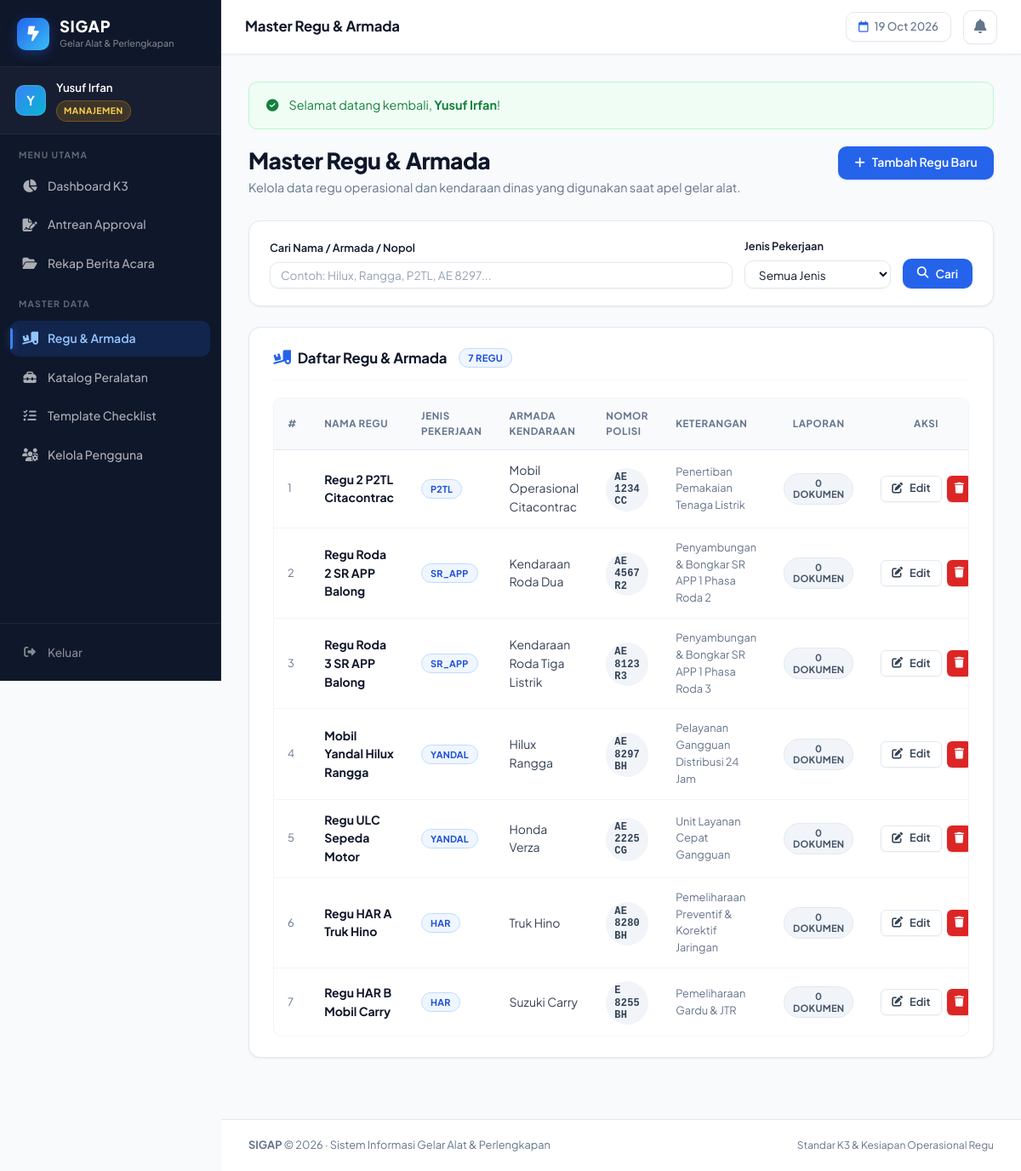
The app's page /master/regu/index.php (signed in), older data.
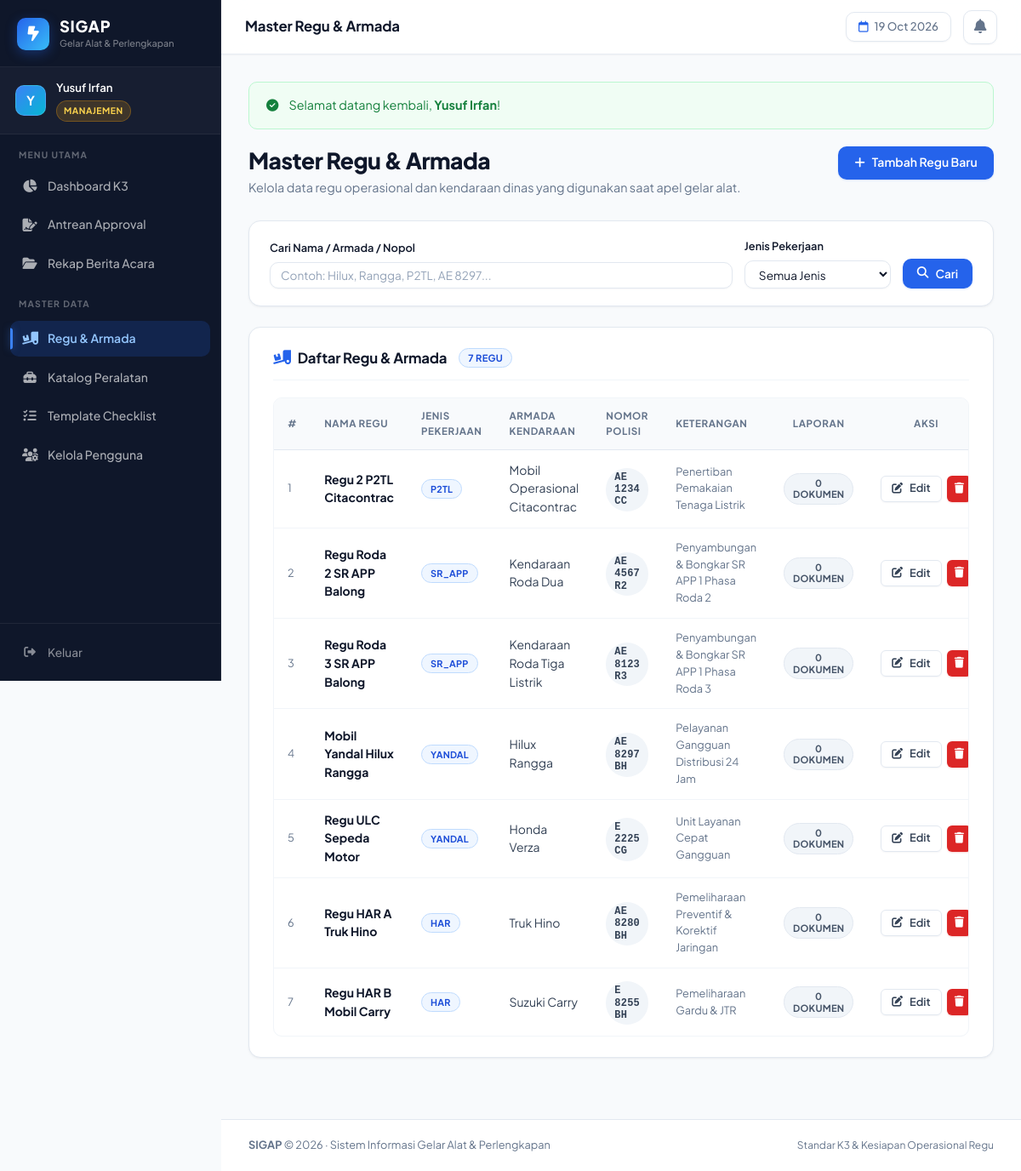
The same page, newer data.
### tables this page shows
CREATE TABLE IF NOT EXISTS regu (
    id               INT          AUTO_INCREMENT PRIMARY KEY,
    nama_regu        VARCHAR(100) NOT NULL,
    jenis_pekerjaan  ENUM('p2tl', 'sr_app', 'yandal', 'har') NOT NULL,
    regu_tipe        VARCHAR(50)  NOT NULL DEFAULT 'all',
    kendaraan        VARCHAR(100) NULL,
    nopol            VARCHAR(20)  NULL,
    keterangan       VARCHAR(255) NULL,
    created_at       TIMESTAMP    DEFAULT CURRENT_TIMESTAMP,
    updated_at       TIMESTAMP    DEFAULT CURRENT_TIMESTAMP ON UPDATE CURRENT_TIMESTAMP,
    INDEX idx_regu_jenis (jenis_pekerjaan),
    INDEX idx_regu_nama  (nama_regu)
);

### includes/auth_check.php (called while the page is built, shortened)
<?php
function base_url($path = '') {
    static $base_dir = null;
    if ($base_dir === null) {
        $project_root = str_replace('\\', '/', realpath(__DIR__ . '/..'));
        $doc_root     = str_replace('\\', '/', realpath(isset($_SERVER['DOCUMENT_ROOT']) ? $_SERVER['DOCUMENT_ROOT'] : ''));
        if ($doc_root && strpos($project_root, $doc_root) === 0) {
            $base_dir = substr($project_root, strlen($doc_root));
        } else {
            $script = isset($_SERVER['SCRIPT_NAME']) ? $_SERVER['SCRIPT_NAME'] : '';
            $base_dir = rtrim(dirname(dirname($script)), '/');
        }
        $base_dir = rtrim($base_dir, '/');
    }
    return $base_dir . '/' . ltrim($path, '/');
}
function is_logged_in() {
    return isset($_SESSION['user_id']) && !empty($_SESSION['user_id']);
}
function get_logged_user() {
    return [
        'id'           => $_SESSION['user_id'],
        'username'     => isset($_SESSION['username']) ? $_SESSION['username'] : '',
        'nama_lengkap' => isset($_SESSION['nama_lengkap']) ? $_SESSION['nama_lengkap'] : '',
        'role'         => isset($_SESSION['role']) ? $_SESSION['role'] : '',
        'jabatan'      => isset($_SESSION['jabatan']) ? $_SESSION['jabatan'] : '',
        'no_hp'        => isset($_SESSION['no_hp']) ? $_SESSION['no_hp'] : ''
    ];
}
function get_flash($type) {
    $key = 'flash_' . $type;
    if (isset($_SESSION[$key])) {
        $msg = $_SESSION[$key];
        return $msg;
    }
    return null;
}

### master/regu/index.php (the view, shortened to what this page needs)
<?php
require_once __DIR__ . '/../../includes/auth_check.php';
$pdo = get_db_connection();
$search       = trim(isset($_GET['q']) ? $_GET['q'] : '');
$where = [];
$params = [];
$where_sql = !empty($where) ? 'WHERE ' . implode(' AND ', $where) : '';
$stmt = $pdo->prepare("
    SELECT r.*,
           (SELECT COUNT(*) FROM gelar_alat_header h WHERE h.regu_id = r.id) AS total_laporan
    FROM regu r
    {$where_sql}
    ORDER BY r.jenis_pekerjaan, r.nama_regu
");
$stmt->execute($params);
$regu_list = $stmt->fetchAll();
$page_title = "Master Regu & Armada";
require_once __DIR__ . '/../../includes/header.php';
?>
<div style="display:flex; justify-content:space-between; align-items:flex-start; margin-bottom:1.75rem; flex-wrap:wrap; gap:1rem;">
    <div>
        <h1 style="font-size:1.65rem; font-weight:800; letter-spacing:-0.02em; margin-bottom:4px; color:var(--text-main);">Master Regu & Armada</h1>
        <p style="color:var(--text-muted); font-size:0.9rem;">Kelola data regu operasional dan kendaraan dinas yang digunakan saat apel gelar alat.</p>
    </div>
    <button onclick="openModalTambah()" class="btn btn-primary">
        <i class="fa-solid fa-plus"></i> Tambah Regu Baru
    </button>
</div>
<div class="card" style="margin-bottom:1.5rem; padding:1.25rem 1.5rem;">
    <form method="GET" style="display:flex; gap:14px; flex-wrap:wrap; align-items:flex-end;">
        <div style="flex:1; min-width:200px;">
            <label class="form-label" style="font-size:0.8rem;">Cari Nama / Armada / Nopol</label>
            <input type="text" name="q" class="form-control" placeholder="Contoh: Hilux, Rangga, P2TL, AE 8297..." value="<?= htmlspecialchars($search) ?>" style="font-size:0.85rem; padding:6px 12px;">
        </div>
        <div>
            <label class="form-label" style="font-size:0.8rem;">Jenis Pekerjaan</label>
            <select name="jenis" class="form-control" style="font-size:0.85rem; padding:6px 12px; min-width:160px;">
                <option value="">Semua Jenis</option>
            </select>
        </div>
        <div style="display:flex; gap:8px;">
            <button type="submit" class="btn btn-primary" style="padding:7px 16px; font-size:0.85rem;">
                <i class="fa-solid fa-magnifying-glass"></i> Cari
            </button>
        </div>
    </form>
</div>
<div class="card">
    <div class="card-header">
        <h2 class="card-title">
            <i class="fa-solid fa-truck-ramp-box" style="color:var(--primary);"></i>
            Daftar Regu & Armada
            <span class="badge badge-submitted" style="font-size:0.7rem; margin-left:6px;"><?= count($regu_list) ?> regu</span>
        </h2>
    </div>
    <?php if (empty($regu_list)): ?>
        <div style="text-align:center; padding:3rem 1rem; color:var(--text-muted);">
            <div style="width:48px; height:48px; border-radius:50%; background:#f1f5f9; color:#64748b; display:flex; align-items:center; justify-content:center; margin:0 auto 10px; font-size:1.3rem;">
                <i class="fa-solid fa-truck"></i>
            </div>
            <strong style="color:var(--text-main);">Tidak ada data regu ditemukan</strong>
            <p style="font-size:0.825rem; margin-top:2px;">Silakan tambahkan data regu baru atau ubah kata kunci filter Anda.</p>
        </div>
    <?php else: ?>
        <div class="table-responsive">
            <table class="data-table">
                <thead>
                    <tr>
                        <th width="40px">#</th>
                        <th>Nama Regu</th>
                        <th>Jenis Pekerjaan</th>
                        <th>Armada Kendaraan</th>
                        <th>Nomor Polisi</th>
                        <th>Keterangan</th>
                        <th style="text-align:center;">Laporan</th>
                        <th style="text-align:center;">Aksi</th>
                    </tr>
                </thead>
                <tbody>
                    <?php foreach ($regu_list as $i => $row): ?>
                        <tr>
                            <td style="color:var(--text-muted); font-size:0.8rem;"><?= $i + 1 ?></td>
                            <td>
                                <strong style="color:var(--text-main); font-size:0.875rem;"><?= htmlspecialchars($row['nama_regu']) ?></strong>
                            </td>
                            <td>
                                <span class="badge badge-submitted" style="font-size:0.68rem;">
                                    <?= strtoupper($row['jenis_pekerjaan']) ?>
                                </span>
                            </td>
                            <td>
                                <?= htmlspecialchars(isset($row['kendaraan']) ? $row['kendaraan'] : '-') ?>
                            </td>
                            <td>
                                <?php if ($row['nopol']): ?>
                                    <span class="badge" style="background:#f1f5f9; color:#334155; font-size:0.75rem; font-family:monospace;">
                                        <?= htmlspecialchars($row['nopol']) ?>
                                    </span>
                                <?php else: ?>
                                    <span style="color:var(--text-muted);">&mdash;</span>
                                <?php endif; ?>
                            </td>
                            <td style="font-size:0.8rem; color:var(--text-muted);">
                                <?= htmlspecialchars(isset($row['keterangan']) ? $row['keterangan'] : '-') ?>
                            </td>
                            <td style="text-align:center;">
                                <span class="badge <?= $row['total_laporan'] > 0 ? 'badge-approved' : 'badge-draft' ?>" style="font-size:0.7rem;">
                                    <?= $row['total_laporan'] ?> Dokumen
                                </span>
                            </td>
                            <td style="text-align:center; white-space:nowrap;">
                                <div style="display:inline-flex; gap:6px;">
                                    <button onclick='openModalEdit(<?= json_encode($row) ?>)' class="btn btn-outline btn-sm" title="Edit Regu">
                                        <i class="fa-solid fa-pen-to-square"></i> Edit
                                    </button>
                                    <button onclick="confirmHapus(<?= $row['id'] ?>, '<?= addslashes(htmlspecialchars($row['nama_regu'])) ?>', <?= $row['total_laporan'] ?>)" class="btn btn-danger btn-sm" style="padding:4px 8px;" title="Hapus">
                                        <i class="fa-solid fa-trash"></i>
                                    </button>
                                </div>
                            </td>
                        </tr>
                    <?php endforeach; ?>
                </tbody>
            </table>
        </div>
    <?php endif; ?>
</div>
<?php require_once __DIR__ . '/../../includes/footer.php'; ?>

### includes/header.php (shortened to what this page needs)
<?php
require_once __DIR__ . '/auth_check.php';
$user = get_logged_user();
?>
<!DOCTYPE html>
<html lang="id">
<head>
    <link rel="stylesheet" href="<?= base_url('assets/css/style.css') ?>">
    <link rel="stylesheet" href="https://cdnjs.cloudflare.com/ajax/libs/font-awesome/6.4.0/css/all.min.css">
</head>
<body>
<?php if ($user): ?>
<aside class="sidebar no-print" id="sidebar">
    <div class="sidebar-brand">
        <div class="brand-icon">
            <i class="fa-solid fa-bolt-lightning"></i>
        </div>
        <div class="sidebar-brand-text">
            <span class="sidebar-brand-name">SIGAP</span>
            <span class="sidebar-brand-sub">Gelar Alat & Perlengkapan</span>
        </div>
    </div>
    <div class="sidebar-user">
        <div class="sidebar-user-avatar">
            <?= strtoupper(substr($user['nama_lengkap'], 0, 1)) ?>
        </div>
        <div class="sidebar-user-info">
            <div class="sidebar-user-name"><?= htmlspecialchars($user['nama_lengkap']) ?></div>
            <span class="user-role-badge role-<?= $user['role'] ?>">
                <?= $user['role'] === 'manajemen' ? 'Manajemen' : 'Petugas' ?>
            </span>
        </div>
    </div>
    <nav class="sidebar-nav">
        <div class="sidebar-nav-label">Menu Utama</div>
        <ul class="sidebar-menu">
            <?php if ($user['role'] === 'petugas'): ?>
                <li>
                    <a href="<?= base_url('inspeksi/index.php') ?>" class="sidebar-link <?= strpos($_SERVER['REQUEST_URI'], '/inspeksi') !== false ? 'active' : '' ?>">
                        <i class="fa-solid fa-clipboard-check"></i>
                        <span>Form Gelar Alat</span>
                    </a>
                </li>
                <li>
                    <a href="<?= base_url('riwayat/index.php') ?>" class="sidebar-link <?= strpos($_SERVER['REQUEST_URI'], '/riwayat') !== false ? 'active' : '' ?>">
                        <i class="fa-solid fa-clock-rotate-left"></i>
                        <span>Riwayat Saya</span>
                    </a>
                </li>
            <?php else:  ?>
                <li>
                    <a href="<?= base_url('dashboard/index.php') ?>" class="sidebar-link <?= strpos($_SERVER['REQUEST_URI'], '/dashboard') !== false ? 'active' : '' ?>">
                        <i class="fa-solid fa-chart-pie"></i>
                        <span>Dashboard K3</span>
                    </a>
                </li>
                <li>
                    <a href="<?= base_url('riwayat/index.php?status=submitted') ?>" class="sidebar-link <?= isset($_GET['status']) && $_GET['status'] === 'submitted' ? 'active' : '' ?>">
                        <i class="fa-solid fa-file-signature"></i>
                        <span>Antrean Approval</span>
                    </a>
                </li>
                <li>
                    <a href="<?= base_url('riwayat/index.php') ?>" class="sidebar-link <?= strpos($_SERVER['REQUEST_URI'], '/riwayat') !== false && (!isset($_GET['status']) || $_GET['status'] !== 'submitted') ? 'active' : '' ?>">
                        <i class="fa-solid fa-folder-open"></i>
                        <span>Rekap Berita Acara</span>
                    </a>
                </li>
                <div class="sidebar-nav-label" style="margin-top:14px;">Master Data</div>
                <li>
                    <a href="<?= base_url('master/regu/index.php') ?>" class="sidebar-link <?= strpos($_SERVER['REQUEST_URI'], '/master/regu') !== false ? 'active' : '' ?>">
                        <i class="fa-solid fa-truck-ramp-box"></i>
                        <span>Regu & Armada</span>
                    </a>
                </li>
                <li>
                    <a href="<?= base_url('master/barang/index.php') ?>" class="sidebar-link <?= strpos($_SERVER['REQUEST_URI'], '/master/barang') !== false ? 'active' : '' ?>">
                        <i class="fa-solid fa-toolbox"></i>
                        <span>Katalog Peralatan</span>
                    </a>
                </li>
                <li>
                    <a href="<?= base_url('master/template/index.php') ?>" class="sidebar-link <?= strpos($_SERVER['REQUEST_URI'], '/master/template') !== false ? 'active' : '' ?>">
                        <i class="fa-solid fa-list-check"></i>
                        <span>Template Checklist</span>
                    </a>
                </li>
                <li>
                    <a href="<?= base_url('master/users/index.php') ?>" class="sidebar-link <?= strpos($_SERVER['REQUEST_URI'], '/master/users') !== false ? 'active' : '' ?>">
                        <i class="fa-solid fa-users-gear"></i>
                        <span>Kelola Pengguna</span>
                    </a>
                </li>
            <?php endif; ?>
        </ul>
    </nav>
    <div class="sidebar-footer">
        <a href="<?= base_url('auth/logout.php') ?>" class="sidebar-logout">
            <i class="fa-solid fa-right-from-bracket"></i>
            <span>Keluar</span>
        </a>
    </div>
</aside>
<div class="topbar no-print">
    <div class="topbar-title">
        <?= isset($page_title) ? htmlspecialchars($page_title) : 'SIGAP' ?>
    </div>
    <div class="topbar-right">
        <span class="topbar-date">
            <i class="fa-regular fa-calendar"></i>
            <?= date('d M Y') ?>
        </span>
        <div class="notif-wrap" id="notifWrap">
            <button class="notif-bell" id="notifBell" onclick="toggleNotifPanel()" title="Notifikasi">
                <i class="fa-solid fa-bell"></i>
            </button>
        </div>
    </div>
</div>
<div class="app-layout">
    <div class="sidebar-spacer no-print"></div>
    <main class="main-content">
        <div class="container">
            <?php if ($flash_success = get_flash('success')): ?>
                <div class="alert alert-success">
                    <i class="fa-solid fa-circle-check"></i>
                    <div><?= $flash_success ?></div>
                </div>
            <?php endif; ?>
<?php endif; ?>

### includes/footer.php (shortened to what this page needs)
        </div>
    </main>
</div>
<footer class="footer no-print">
    <div class="footer-inner">
        <div><strong>SIGAP</strong> &copy; <?= date('Y') ?> &middot; Sistem Informasi Gelar Alat &amp; Perlengkapan</div>
        <div style="font-size:0.75rem; color:var(--text-muted);">Standar K3 &amp; Kesiapan Operasional Regu</div>
    </div>
</footer>
</body>
</html>

Row changes from the older to the newer data that the page shows:
changed regu "Regu ULC Sepeda Motor": nopol "AE 2225 CG" → "E 2225 CG"
